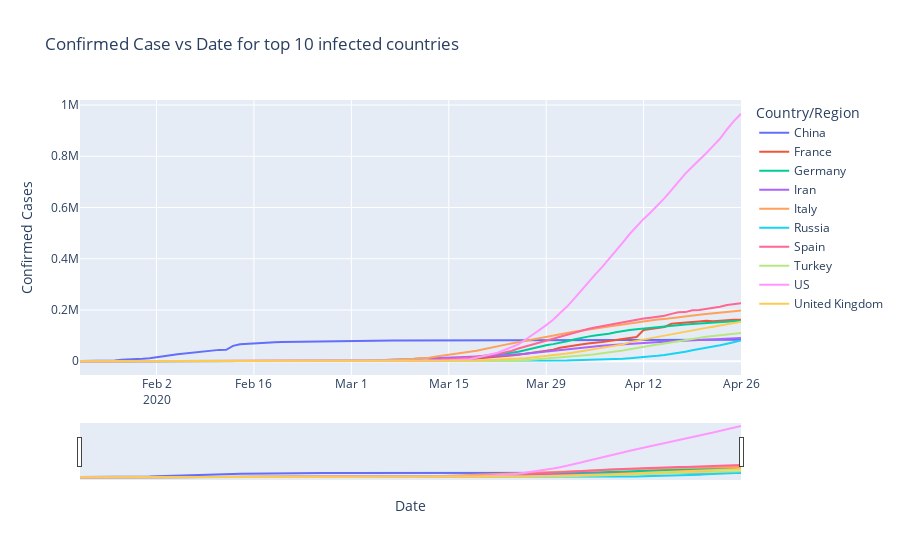

Notebook cell for this chart:
### Markdown cell above
## Spread of Coronavirus over time for top 10 infected countries

### Code cell
# top 10 countries
top_affected_countries=df.sort_values(confirmed_df['Date'].max().strftime('%-m/%-d/%y'),ascending=False)[country_col].iloc[:10].values

confirmed_df=confirmed_df[confirmed_df[country_col].isin(top_affected_countries)].sort_values('Date')

fig=px.line(confirmed_df, 
            color=country_col, 
            x='Date',y=confirmed_col,
            title='Confirmed Case vs Date for top 10 infected countries')
fig.update_xaxes(rangeslider_visible=True)
fig.show()
